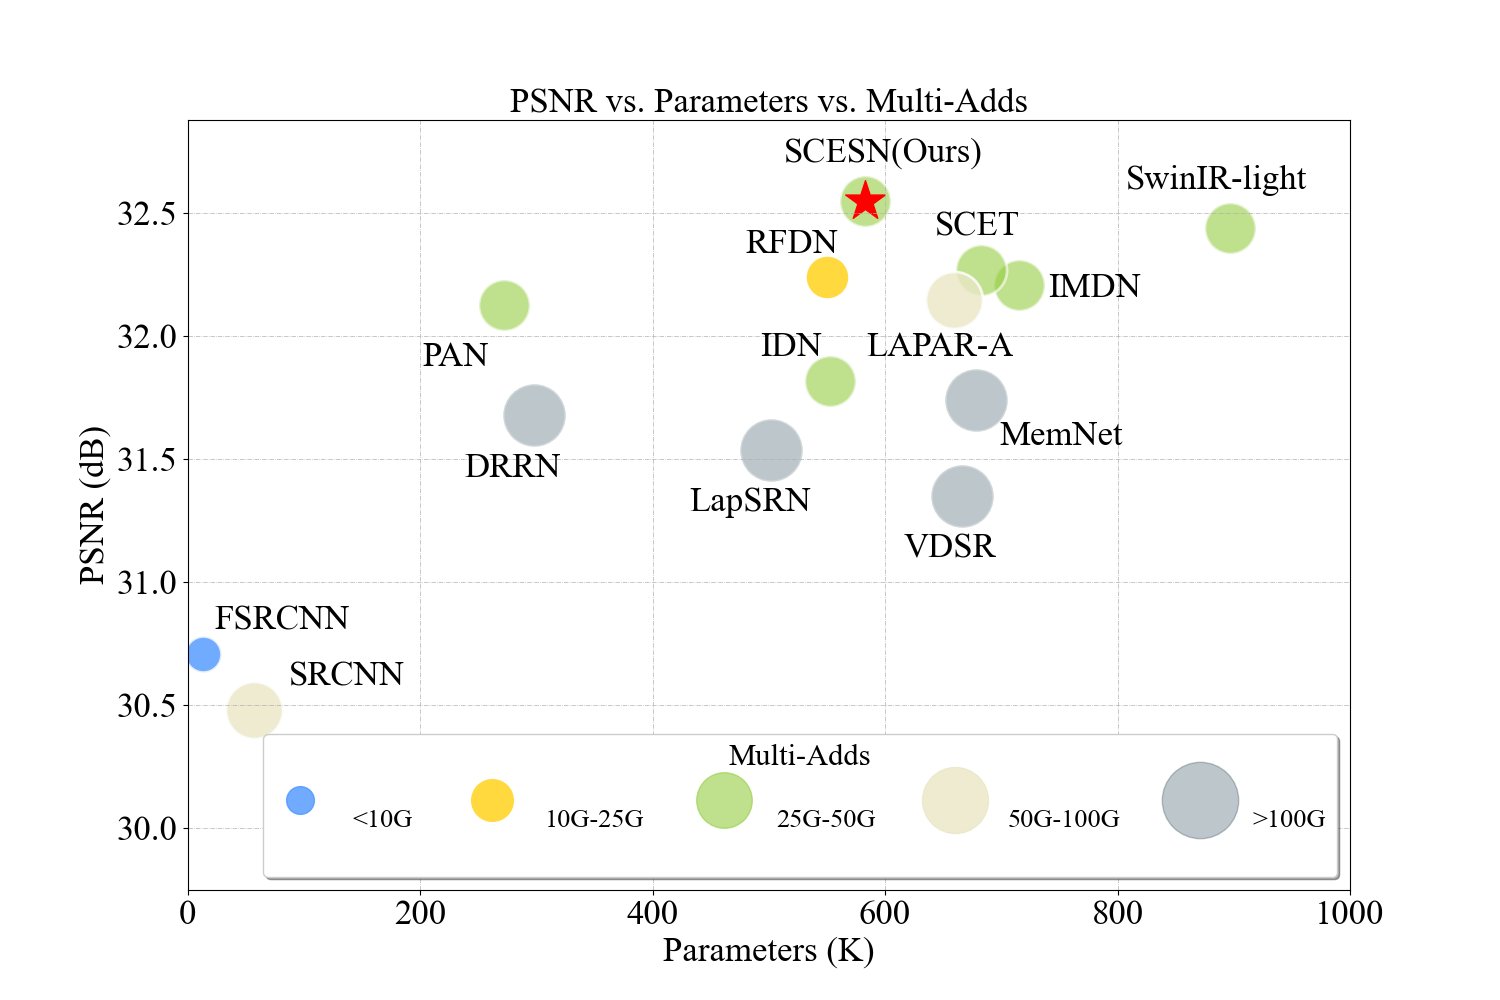

The Python source for this figure:
def main():
    import matplotlib.pyplot as plt
    plt.rcParams['font.family'] = 'Times New Roman'

    fig, ax = plt.subplots(figsize=(15, 10))
    radius = 9.5
    notation_size = 25
    '''0 - 10'''
    # BSRN-S, FSRCNN
    x = [13]
    y = [30.71]
    area = (30) * radius**2
    ax.scatter(x, y, s=area, alpha=0.8, marker='.', c='#4D96FF', edgecolors='white', linewidths=2.0)
    plt.annotate('FSRCNN', (13 + 10, 30.71 + 0.1), fontsize=notation_size)
    '''10 - 25'''
    # BSRN, RFDN
    x = [550]
    y = [32.24]
    area = (45) * radius**2
    ax.scatter(x, y, s=area, alpha=1.0, marker='.', c='#FFD93D', edgecolors='white', linewidths=2.0)
    # plt.annotate('MDAN(Ours)', (330 - 70, 32.41 + 0.16), fontsize=notation_size)
    plt.annotate('RFDN', (550 - 70, 32.24 + 0.1), fontsize=notation_size)
    '''25 - 50'''
    # IDN, IMDN, PAN,SCESN,SwinIR-light,SCET
    x = [553, 715, 272,583,897,683]
    y = [31.82, 32.21, 32.13,32.55,32.44,32.27]
    area = (60) * radius**2
    ax.scatter(x, y, s=area, alpha=0.6, marker='.', c='#95CD41', edgecolors='white', linewidths=2.0)
    plt.annotate('IDN', (553 - 60, 31.82 + 0.1), fontsize=notation_size)
    plt.annotate('IMDN', (715 + 25, 32.21 - 0.05), fontsize=notation_size)
    plt.annotate('PAN', (272 - 70, 32.13 - 0.25), fontsize=notation_size)
    plt.annotate('SCESN(Ours)', (583 - 70, 32.55 + 0.16), fontsize=notation_size)
    plt.annotate('SwinIR-light', (897 - 90, 32.44 + 0.16), fontsize=notation_size)
    # plt.annotate('ELAN-light', (601 - 70, 32.43 + 0.16), fontsize=notation_size)
    plt.annotate('SCET', (683 - 40, 32.27 + 0.14), fontsize=notation_size)
    '''50 - 100'''
    # SRCNN, CARN, LAPAR-A
    x = [57, 1592, 659]
    y = [30.48, 32.13, 32.15]
    area = (75) * radius**2
    ax.scatter(x, y, s=area, alpha=0.8, marker='.', c='#EAE7C6', edgecolors='white', linewidths=2.0)
    plt.annotate('SRCNN', (57 + 30, 30.48 + 0.1), fontsize=notation_size)
    plt.annotate('LAPAR-A', (659 - 75, 32.15 - 0.23), fontsize=notation_size)
    '''1M+'''
    # LapSRN, VDSR, DRRN, MemNet
    x = [502, 666, 298, 678]
    y = [31.54, 31.35, 31.68, 31.74]
    area = (90) * radius**2
    ax.scatter(x, y, s=area, alpha=0.3, marker='.', c='#264653', edgecolors='white', linewidths=2.0)
    plt.annotate('LapSRN', (502 - 70, 31.54 - 0.25), fontsize=notation_size)
    plt.annotate('VDSR', (666 - 50, 31.35 - 0.25), fontsize=notation_size)
    plt.annotate('DRRN', (298 - 60, 31.68 - 0.25), fontsize=notation_size)
    plt.annotate('MemNet', (678 + 20, 31.74 - 0.18), fontsize=notation_size)
    '''Ours marker'''
    x = [583]
    y = [32.55]
    ax.scatter(x, y, alpha=1.0, marker='*', c='r', s=900)

    plt.xlim(0, 1000)
    plt.ylim(29.75, 32.88)
    plt.xlabel('Parameters (K)', fontsize=notation_size)
    plt.ylabel('PSNR (dB)', fontsize=notation_size)
    plt.title('PSNR vs. Parameters vs. Multi-Adds', fontsize=notation_size)

    h = [
        plt.plot([], [], color=c, marker='.', ms=i, alpha=a, ls='')[0] for i, c, a in zip(
            [40, 60, 80, 95, 110], ['#4D96FF', '#FFD93D', '#95CD41', '#EAE7C6', '#264653'], [0.8, 1.0, 0.6, 0.8, 0.3])
    ]
    ax.legend(
        labelspacing=0.1,
        handles=h,
        handletextpad=1.0,
        markerscale=1.0,
        fontsize=notation_size-6,
        title='Multi-Adds',
        title_fontsize=notation_size-3,
        labels=['<10G', '10G-25G', '25G-50G', '50G-100G', '>100G'],
        scatteryoffsets=[0.0],
        loc='lower right',
        ncol=5,
        shadow=True,
        handleheight=5)

    for size in ax.get_xticklabels():  # Set fontsize for x-axis
        size.set_fontsize(notation_size)
    for size in ax.get_yticklabels():  # Set fontsize for y-axis
        size.set_fontsize(notation_size)

    ax.grid(b=True, linestyle='-.', linewidth=0.5)
    plt.show()

    fig.savefig('SCESN_complexity.png')


if __name__ == '__main__':
    main()
